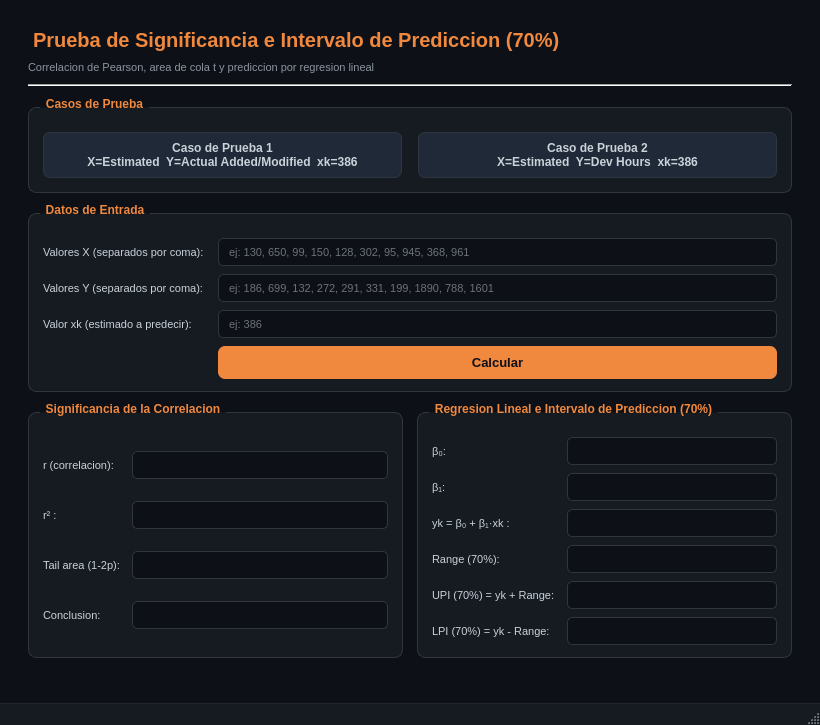
<?xml version="1.0" encoding="UTF-8"?>
<ui version="4.0">
 <class>SignificanciaWindow</class>
 <widget class="QMainWindow" name="SignificanciaWindow">
  <property name="geometry">
   <rect>
    <x>0</x>
    <y>0</y>
    <width>820</width>
    <height>720</height>
   </rect>
  </property>
  <property name="windowTitle">
   <string>Prueba de Significancia e Intervalo de Prediccion</string>
  </property>
  <property name="styleSheet">
   <string notr="true">
QMainWindow { background-color: #0d1117; }
QWidget#centralwidget { background-color: #0d1117; }

QLabel#lbl_titulo {
    color: #f0883e;
    font-size: 20px;
    font-weight: bold;
    font-family: "Segoe UI";
    padding: 6px 0px;
}
QLabel#lbl_subtitulo {
    color: #8b949e;
    font-size: 11px;
    font-family: "Segoe UI";
}

QGroupBox {
    color: #c9d1d9;
    font-family: "Segoe UI";
    font-size: 12px;
    font-weight: bold;
    border: 1px solid #30363d;
    border-radius: 8px;
    margin-top: 10px;
    padding-top: 14px;
    background-color: #161b22;
}
QGroupBox::title {
    subcontrol-origin: margin;
    left: 12px;
    padding: 0 4px;
    color: #f0883e;
}

QLabel {
    color: #c9d1d9;
    font-family: "Segoe UI";
    font-size: 11px;
}
QLineEdit {
    background-color: #0d1117;
    color: #c9d1d9;
    border: 1px solid #30363d;
    border-radius: 5px;
    padding: 5px 8px;
    font-family: "Segoe UI";
    font-size: 11px;
}
QLineEdit:focus { border: 1px solid #f0883e; }
QLineEdit[readOnly="true"] {
    background-color: #161b22;
    color: #3fb950;
    border: 1px solid #238636;
    font-weight: bold;
}

QPushButton#btn_calcular {
    background-color: #f0883e;
    color: #0d1117;
    border: none;
    border-radius: 7px;
    font-size: 13px;
    font-family: "Segoe UI";
    font-weight: bold;
    padding: 9px 20px;
}
QPushButton#btn_calcular:hover { background-color: #e8762e; }
QPushButton#btn_calcular:pressed { background-color: #c4612a; }

QPushButton#btn_test1,
QPushButton#btn_test2 {
    background-color: #1f2937;
    color: #c9d1d9;
    border: 1px solid #30363d;
    border-radius: 7px;
    font-size: 12px;
    font-family: "Segoe UI";
    font-weight: bold;
    padding: 8px 16px;
}
QPushButton#btn_test1:hover { background-color: #263548; border: 1px solid #f0883e; color: #f0883e; }
QPushButton#btn_test2:hover { background-color: #263548; border: 1px solid #3fb950; color: #3fb950; }
QPushButton#btn_test1:pressed, QPushButton#btn_test2:pressed { background-color: #0d1117; }

QFrame#sep { color: #21262d; }
QStatusBar {
    background-color: #161b22;
    color: #8b949e;
    font-family: "Segoe UI";
    font-size: 11px;
    border-top: 1px solid #21262d;
}
   </string>
  </property>

  <widget class="QWidget" name="centralwidget">
   <layout class="QVBoxLayout" name="layout_main">
    <property name="spacing"><number>10</number></property>
    <property name="leftMargin"><number>28</number></property>
    <property name="topMargin"><number>22</number></property>
    <property name="rightMargin"><number>28</number></property>
    <property name="bottomMargin"><number>22</number></property>

    <!-- Header -->
    <item>
     <layout class="QVBoxLayout" name="layout_header">
      <property name="spacing"><number>3</number></property>
      <item>
       <widget class="QLabel" name="lbl_titulo">
        <property name="text"><string>Prueba de Significancia e Intervalo de Prediccion (70%)</string></property>
       </widget>
      </item>
      <item>
       <widget class="QLabel" name="lbl_subtitulo">
        <property name="text"><string>Correlacion de Pearson, area de cola t y prediccion por regresion lineal</string></property>
       </widget>
      </item>
     </layout>
    </item>

    <!-- Separator -->
    <item>
     <widget class="QFrame" name="sep">
      <property name="frameShape"><enum>QFrame::HLine</enum></property>
      <property name="frameShadow"><enum>QFrame::Sunken</enum></property>
     </widget>
    </item>

    <!-- Test case buttons -->
    <item>
     <widget class="QGroupBox" name="grp_tests">
      <property name="title"><string>Casos de Prueba</string></property>
      <layout class="QHBoxLayout" name="layout_tests">
       <property name="spacing"><number>16</number></property>
       <property name="leftMargin"><number>14</number></property>
       <property name="topMargin"><number>10</number></property>
       <property name="rightMargin"><number>14</number></property>
       <property name="bottomMargin"><number>14</number></property>
       <item>
        <widget class="QPushButton" name="btn_test1">
         <property name="text"><string>Caso de Prueba 1&#10;X=Estimated  Y=Actual Added/Modified  xk=386</string></property>
         <property name="cursor"><cursorShape>PointingHandCursor</cursorShape></property>
        </widget>
       </item>
       <item>
        <widget class="QPushButton" name="btn_test2">
         <property name="text"><string>Caso de Prueba 2&#10;X=Estimated  Y=Dev Hours  xk=386</string></property>
         <property name="cursor"><cursorShape>PointingHandCursor</cursorShape></property>
        </widget>
       </item>
      </layout>
     </widget>
    </item>

    <!-- Inputs -->
    <item>
     <widget class="QGroupBox" name="grp_inputs">
      <property name="title"><string>Datos de Entrada</string></property>
      <layout class="QGridLayout" name="grid_inputs">
       <property name="horizontalSpacing"><number>14</number></property>
       <property name="verticalSpacing"><number>8</number></property>
       <property name="leftMargin"><number>14</number></property>
       <property name="topMargin"><number>10</number></property>
       <property name="rightMargin"><number>14</number></property>
       <property name="bottomMargin"><number>12</number></property>

       <item row="0" column="0">
        <widget class="QLabel" name="lbl_x">
         <property name="text"><string>Valores X (separados por coma):</string></property>
        </widget>
       </item>
       <item row="0" column="1">
        <widget class="QLineEdit" name="input_x">
         <property name="placeholderText"><string>ej: 130, 650, 99, 150, 128, 302, 95, 945, 368, 961</string></property>
        </widget>
       </item>

       <item row="1" column="0">
        <widget class="QLabel" name="lbl_y">
         <property name="text"><string>Valores Y (separados por coma):</string></property>
        </widget>
       </item>
       <item row="1" column="1">
        <widget class="QLineEdit" name="input_y">
         <property name="placeholderText"><string>ej: 186, 699, 132, 272, 291, 331, 199, 1890, 788, 1601</string></property>
        </widget>
       </item>

       <item row="2" column="0">
        <widget class="QLabel" name="lbl_xk">
         <property name="text"><string>Valor xk (estimado a predecir):</string></property>
        </widget>
       </item>
       <item row="2" column="1">
        <widget class="QLineEdit" name="input_xk">
         <property name="placeholderText"><string>ej: 386</string></property>
        </widget>
       </item>

       <item row="3" column="1">
        <widget class="QPushButton" name="btn_calcular">
         <property name="text"><string>Calcular</string></property>
         <property name="cursor"><cursorShape>PointingHandCursor</cursorShape></property>
        </widget>
       </item>

      </layout>
     </widget>
    </item>

    <!-- Results: two columns -->
    <item>
     <layout class="QHBoxLayout" name="layout_results_cols">
      <property name="spacing"><number>14</number></property>

      <!-- Left: Significancia -->
      <item>
       <widget class="QGroupBox" name="grp_sig">
        <property name="title"><string>Significancia de la Correlacion</string></property>
        <layout class="QGridLayout" name="grid_sig">
         <property name="horizontalSpacing"><number>12</number></property>
         <property name="verticalSpacing"><number>8</number></property>
         <property name="leftMargin"><number>14</number></property>
         <property name="topMargin"><number>10</number></property>
         <property name="rightMargin"><number>14</number></property>
         <property name="bottomMargin"><number>12</number></property>

         <item row="0" column="0">
          <widget class="QLabel" name="lbl_k_rxy"><property name="text"><string>r (correlacion):</string></property></widget>
         </item>
         <item row="0" column="1">
          <widget class="QLineEdit" name="out_rxy"><property name="readOnly"><bool>true</bool></property></widget>
         </item>

         <item row="1" column="0">
          <widget class="QLabel" name="lbl_k_r2"><property name="text"><string>r² :</string></property></widget>
         </item>
         <item row="1" column="1">
          <widget class="QLineEdit" name="out_r2"><property name="readOnly"><bool>true</bool></property></widget>
         </item>

         <item row="2" column="0">
          <widget class="QLabel" name="lbl_k_tail"><property name="text"><string>Tail area (1-2p):</string></property></widget>
         </item>
         <item row="2" column="1">
          <widget class="QLineEdit" name="out_tail"><property name="readOnly"><bool>true</bool></property></widget>
         </item>

         <item row="3" column="0">
          <widget class="QLabel" name="lbl_k_concl"><property name="text"><string>Conclusion:</string></property></widget>
         </item>
         <item row="3" column="1">
          <widget class="QLineEdit" name="out_conclusion"><property name="readOnly"><bool>true</bool></property></widget>
         </item>

        </layout>
       </widget>
      </item>

      <!-- Right: Regresion + Prediccion -->
      <item>
       <widget class="QGroupBox" name="grp_pred">
        <property name="title"><string>Regresion Lineal e Intervalo de Prediccion (70%)</string></property>
        <layout class="QGridLayout" name="grid_pred">
         <property name="horizontalSpacing"><number>12</number></property>
         <property name="verticalSpacing"><number>8</number></property>
         <property name="leftMargin"><number>14</number></property>
         <property name="topMargin"><number>10</number></property>
         <property name="rightMargin"><number>14</number></property>
         <property name="bottomMargin"><number>12</number></property>

         <item row="0" column="0">
          <widget class="QLabel" name="lbl_k_b0"><property name="text"><string>β₀:</string></property></widget>
         </item>
         <item row="0" column="1">
          <widget class="QLineEdit" name="out_b0"><property name="readOnly"><bool>true</bool></property></widget>
         </item>

         <item row="1" column="0">
          <widget class="QLabel" name="lbl_k_b1"><property name="text"><string>β₁:</string></property></widget>
         </item>
         <item row="1" column="1">
          <widget class="QLineEdit" name="out_b1"><property name="readOnly"><bool>true</bool></property></widget>
         </item>

         <item row="2" column="0">
          <widget class="QLabel" name="lbl_k_yk"><property name="text"><string>yk = β₀ + β₁·xk :</string></property></widget>
         </item>
         <item row="2" column="1">
          <widget class="QLineEdit" name="out_yk"><property name="readOnly"><bool>true</bool></property></widget>
         </item>

         <item row="3" column="0">
          <widget class="QLabel" name="lbl_k_range"><property name="text"><string>Range (70%):</string></property></widget>
         </item>
         <item row="3" column="1">
          <widget class="QLineEdit" name="out_range"><property name="readOnly"><bool>true</bool></property></widget>
         </item>

         <item row="4" column="0">
          <widget class="QLabel" name="lbl_k_upi"><property name="text"><string>UPI (70%) = yk + Range:</string></property></widget>
         </item>
         <item row="4" column="1">
          <widget class="QLineEdit" name="out_upi"><property name="readOnly"><bool>true</bool></property></widget>
         </item>

         <item row="5" column="0">
          <widget class="QLabel" name="lbl_k_lpi"><property name="text"><string>LPI (70%) = yk - Range:</string></property></widget>
         </item>
         <item row="5" column="1">
          <widget class="QLineEdit" name="out_lpi"><property name="readOnly"><bool>true</bool></property></widget>
         </item>

        </layout>
       </widget>
      </item>

     </layout>
    </item>

    <!-- Error label -->
    <item>
     <widget class="QLabel" name="lbl_error">
      <property name="text"><string></string></property>
      <property name="styleSheet">
       <string>color: #f85149; font-family: "Segoe UI"; font-size: 11px;</string>
      </property>
      <property name="alignment"><set>Qt::AlignCenter</set></property>
     </widget>
    </item>

    <!-- Bottom spacer -->
    <item>
     <spacer name="spacerBottom">
      <property name="orientation"><enum>Qt::Vertical</enum></property>
      <property name="sizeType"><enum>QSizePolicy::Expanding</enum></property>
      <property name="sizeHint" stdset="0"><size><width>20</width><height>10</height></size></property>
     </spacer>
    </item>

   </layout>
  </widget>
  <widget class="QStatusBar" name="statusbar"/>
 </widget>
 <resources/>
 <connections/>
</ui>
